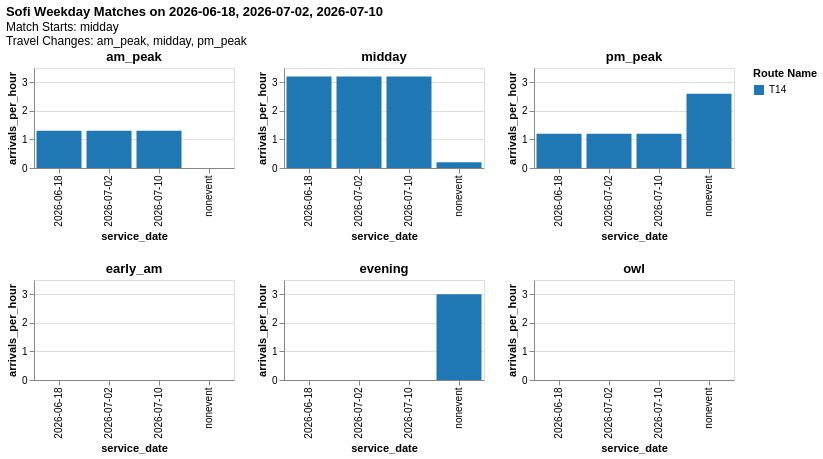

Notebook cell for this chart:
### Code cell
MATCH_TOD = "midday"
MATCH_DAY_TYPE = "weekday"

filtered_sofi_dict = event_helpers.grab_matches_by_day_type(
    wc_vars.sofi_match_times, MATCH_TOD, MATCH_DAY_TYPE)

MATCH_DAYS = list(filtered_sofi_dict.keys())

operator_dropdown = alt.binding_select(
    options=list_of_operators,
    name="GTFS Schedule: ",
)

dropdown_param = alt.selection_point(
    fields=["schedule_name"], value=list_of_operators[0], bind=operator_dropdown
)

selection = alt.selection_point(fields=["route_id_array"], bind="legend")

indiv_time_of_day_charts = [
    chart_utils.arrivals_by_time_of_day_grouped_bar(
        stop_tod_near2[stop_tod_near2.service_date.isin(["nonevent"] + MATCH_DAYS)], 
        time_of_day, 
        MATCH_DAY_TYPE
    ).properties(
        title = f"{time_of_day}", width=200, height=100
    ).add_params(selection, dropdown_param).transform_filter(dropdown_param)
    for time_of_day in ["am_peak", "midday", "pm_peak", "early_am", "evening", "owl"]
    # set time-of-day order to put times surrounding match at the top
]    

alt.vconcat(
    alt.hconcat(*indiv_time_of_day_charts[:3]).resolve_scale(y ='shared'),
    alt.hconcat(*indiv_time_of_day_charts[3:]).resolve_scale(y ='shared')
).add_params(selection, dropdown_param).properties(
    title={
        "text": f"Sofi {MATCH_DAY_TYPE.title()} Matches on {', '.join(MATCH_DAYS)}", 
        "subtitle": [f"Match Starts: {MATCH_TOD}", "Travel Changes: am_peak, midday, pm_peak"]
}).resolve_scale(y ='shared')
